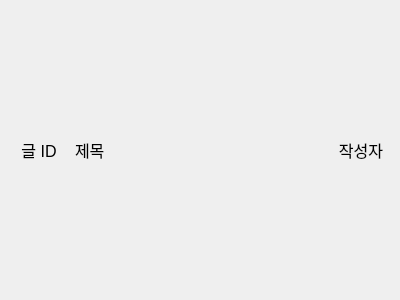
<?xml version="1.0" encoding="UTF-8"?>
<ui version="4.0">
 <class>PostListItemWidget</class>
 <widget class="QWidget" name="PostListItemWidget">
  <property name="geometry">
   <rect>
    <x>0</x>
    <y>0</y>
    <width>400</width>
    <height>300</height>
   </rect>
  </property>
  <property name="minimumSize">
   <size>
    <width>0</width>
    <height>50</height>
   </size>
  </property>
  <property name="windowTitle">
   <string>Form</string>
  </property>
  <property name="styleSheet">
   <string notr="true">QWidget {
border: 2px solid black;
border-radius: 10px;
background-color: white;
}
QWidget &gt; QLabel {
border : none;
}</string>
  </property>
  <layout class="QHBoxLayout" name="horizontalLayout" stretch="0">
   <property name="spacing">
    <number>0</number>
   </property>
   <property name="leftMargin">
    <number>0</number>
   </property>
   <property name="topMargin">
    <number>0</number>
   </property>
   <property name="rightMargin">
    <number>0</number>
   </property>
   <property name="bottomMargin">
    <number>0</number>
   </property>
   <item>
    <widget class="QWidget" name="widget" native="true">
     <property name="minimumSize">
      <size>
       <width>0</width>
       <height>50</height>
      </size>
     </property>
     <layout class="QHBoxLayout" name="horizontalLayout_2" stretch="0,1,0">
      <item>
       <widget class="QLabel" name="postIdLabel">
        <property name="minimumSize">
         <size>
          <width>60</width>
          <height>0</height>
         </size>
        </property>
        <property name="font">
         <font>
          <pointsize>12</pointsize>
         </font>
        </property>
        <property name="text">
         <string>글 ID</string>
        </property>
        <property name="alignment">
         <set>Qt::AlignCenter</set>
        </property>
       </widget>
      </item>
      <item>
       <widget class="QLabel" name="postTitleLabel">
        <property name="font">
         <font>
          <pointsize>12</pointsize>
         </font>
        </property>
        <property name="text">
         <string>제목</string>
        </property>
       </widget>
      </item>
      <item>
       <widget class="QLabel" name="postWriterLabel">
        <property name="minimumSize">
         <size>
          <width>60</width>
          <height>0</height>
         </size>
        </property>
        <property name="font">
         <font>
          <pointsize>12</pointsize>
         </font>
        </property>
        <property name="text">
         <string>작성자</string>
        </property>
        <property name="alignment">
         <set>Qt::AlignCenter</set>
        </property>
       </widget>
      </item>
     </layout>
    </widget>
   </item>
  </layout>
 </widget>
 <resources/>
 <connections/>
</ui>
